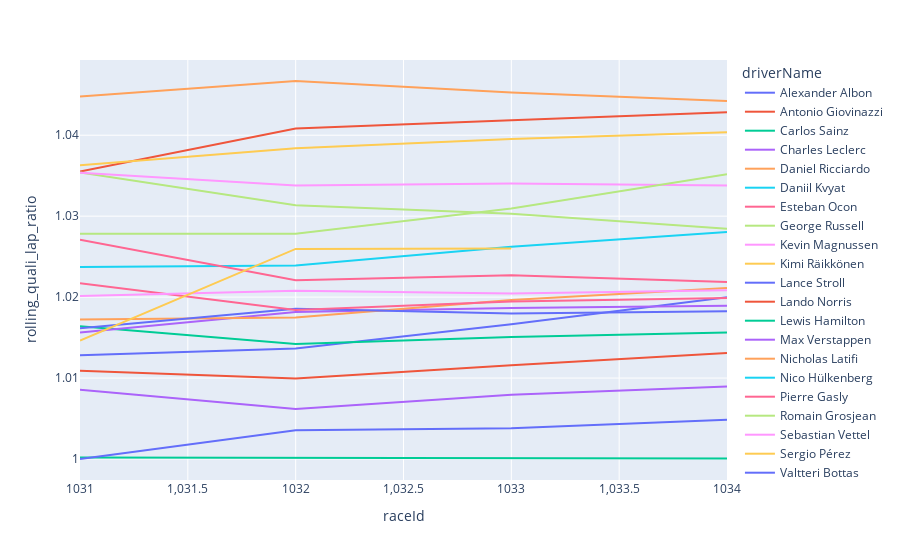

The notebook cell saved with this chart:
### Code cell
px.line(df_6,x='raceId',y='rolling_quali_lap_ratio',color='driverName')

### Figure 1 — Plotly figure (JSON) as saved in the notebook; plotly's stock layout.template omitted (floating-point values rounded to 4 significant figures)
{"data": [{"hovertemplate": "driverName=Alexander Albon<br>raceId=%{x}<br>rolling_quali_lap_ratio=%{y}<extra></extra>", "legendgroup": "Alexander Albon", "line": {"color": "#636efa", "dash": "solid"}, "mode": "lines", "name": "Alexander Albon", "orientation": "v", "showlegend": true, "type": "scatter", "x": [1031, 1032, 1033, 1034], "xaxis": "x", "y": [1.013, 1.014, 1.017, 1.02], "yaxis": "y"}, {"hovertemplate": "driverName=Antonio Giovinazzi<br>raceId=%{x}<br>rolling_quali_lap_ratio=%{y}<extra></extra>", "legendgroup": "Antonio Giovinazzi", "line": {"color": "#EF553B", "dash": "solid"}, "mode": "lines", "name": "Antonio Giovinazzi", "orientation": "v", "showlegend": true, "type": "scatter", "x": [1031, 1032, 1033, 1034], "xaxis": "x", "y": [1.036, 1.041, 1.042, 1.043], "yaxis": "y"}, {"hovertemplate": "driverName=Carlos Sainz<br>raceId=%{x}<br>rolling_quali_lap_ratio=%{y}<extra></extra>", "legendgroup": "Carlos Sainz", "line": {"color": "#00cc96", "dash": "solid"}, "mode": "lines", "name": "Carlos Sainz", "orientation": "v", "showlegend": true, "type": "scatter", "x": [1031, 1032, 1033, 1034], "xaxis": "x", "y": [1.016, 1.014, 1.015, 1.016], "yaxis": "y"}, {"hovertemplate": "driverName=Charles Leclerc<br>raceId=%{x}<br>rolling_quali_lap_ratio=%{y}<extra></extra>", "legendgroup": "Charles Leclerc", "line": {"color": "#ab63fa", "dash": "solid"}, "mode": "lines", "name": "Charles Leclerc", "orientation": "v", "showlegend": true, "type": "scatter", "x": [1031, 1032, 1033, 1034], "xaxis": "x", "y": [1.016, 1.018, 1.019, 1.019], "yaxis": "y"}, {"hovertemplate": "driverName=Daniel Ricciardo<br>raceId=%{x}<br>rolling_quali_lap_ratio=%{y}<extra></extra>", "legendgroup": "Daniel Ricciardo", "line": {"color": "#FFA15A", "dash": "solid"}, "mode": "lines", "name": "Daniel Ricciardo", "orientation": "v", "showlegend": true, "type": "scatter", "x": [1031, 1032, 1033, 1034], "xaxis": "x", "y": [1.017, 1.017, 1.02, 1.021], "yaxis": "y"}, {"hovertemplate": "driverName=Daniil Kvyat<br>raceId=%{x}<br>rolling_quali_lap_ratio=%{y}<extra></extra>", "legendgroup": "Daniil Kvyat", "line": {"color": "#19d3f3", "dash": "solid"}, "mode": "lines", "name": "Daniil Kvyat", "orientation": "v", "showlegend": true, "type": "scatter", "x": [1031, 1032, 1033, 1034], "xaxis": "x", "y": [1.024, 1.024, 1.026, 1.028], "yaxis": "y"}, {"hovertemplate": "driverName=Esteban Ocon<br>raceId=%{x}<br>rolling_quali_lap_ratio=%{y}<extra></extra>", "legendgroup": "Esteban Ocon", "line": {"color": "#FF6692", "dash": "solid"}, "mode": "lines", "name": "Esteban Ocon", "orientation": "v", "showlegend": true, "type": "scatter", "x": [1031, 1032, 1033, 1034], "xaxis": "x", "y": [1.027, 1.022, 1.023, 1.022], "yaxis": "y"}, {"hovertemplate": "driverName=George Russell<br>raceId=%{x}<br>rolling_quali_lap_ratio=%{y}<extra></extra>", "legendgroup": "George Russell", "line": {"color": "#B6E880", "dash": "solid"}, "mode": "lines", "name": "George Russell", "orientation": "v", "showlegend": true, "type": "scatter", "x": [1031, 1032, 1033, 1034], "xaxis": "x", "y": [1.035, 1.031, 1.03, 1.028], "yaxis": "y"}, {"hovertemplate": "driverName=Kevin Magnussen<br>raceId=%{x}<br>rolling_quali_lap_ratio=%{y}<extra></extra>", "legendgroup": "Kevin Magnussen", "line": {"color": "#FF97FF", "dash": "solid"}, "mode": "lines", "name": "Kevin Magnussen", "orientation": "v", "showlegend": true, "type": "scatter", "x": [1031, 1032, 1033, 1034], "xaxis": "x", "y": [1.035, 1.034, 1.034, 1.034], "yaxis": "y"}, {"hovertemplate": "driverName=Kimi Räikkönen<br>raceId=%{x}<br>rolling_quali_lap_ratio=%{y}<extra></extra>", "legendgroup": "Kimi Räikkönen", "line": {"color": "#FECB52", "dash": "solid"}, "mode": "lines", "name": "Kimi Räikkönen", "orientation": "v", "showlegend": true, "type": "scatter", "x": [1031, 1032, 1033, 1034], "xaxis": "x", "y": [1.036, 1.038, 1.04, 1.04], "yaxis": "y"}, {"hovertemplate": "driverName=Lance Stroll<br>raceId=%{x}<br>rolling_quali_lap_ratio=%{y}<extra></extra>", "legendgroup": "Lance Stroll", "line": {"color": "#636efa", "dash": "solid"}, "mode": "lines", "name": "Lance Stroll", "orientation": "v", "showlegend": true, "type": "scatter", "x": [1031, 1032, 1033, 1034], "xaxis": "x", "y": [1.016, 1.019, 1.018, 1.018], "yaxis": "y"}, {"hovertemplate": "driverName=Lando Norris<br>raceId=%{x}<br>rolling_quali_lap_ratio=%{y}<extra></extra>", "legendgroup": "Lando Norris", "line": {"color": "#EF553B", "dash": "solid"}, "mode": "lines", "name": "Lando Norris", "orientation": "v", "showlegend": true, "type": "scatter", "x": [1031, 1032, 1033, 1034], "xaxis": "x", "y": [1.011, 1.01, 1.012, 1.013], "yaxis": "y"}, {"hovertemplate": "driverName=Lewis Hamilton<br>raceId=%{x}<br>rolling_quali_lap_ratio=%{y}<extra></extra>", "legendgroup": "Lewis Hamilton", "line": {"color": "#00cc96", "dash": "solid"}, "mode": "lines", "name": "Lewis Hamilton", "orientation": "v", "showlegend": true, "type": "scatter", "x": [1031, 1032, 1033, 1034], "xaxis": "x", "y": [1.0, 1.0, 1.0, 1.0], "yaxis": "y"}, {"hovertemplate": "driverName=Max Verstappen<br>raceId=%{x}<br>rolling_quali_lap_ratio=%{y}<extra></extra>", "legendgroup": "Max Verstappen", "line": {"color": "#ab63fa", "dash": "solid"}, "mode": "lines", "name": "Max Verstappen", "orientation": "v", "showlegend": true, "type": "scatter", "x": [1031, 1032, 1033, 1034], "xaxis": "x", "y": [1.009, 1.006, 1.008, 1.009], "yaxis": "y"}, {"hovertemplate": "driverName=Nicholas Latifi<br>raceId=%{x}<br>rolling_quali_lap_ratio=%{y}<extra></extra>", "legendgroup": "Nicholas Latifi", "line": {"color": "#FFA15A", "dash": "solid"}, "mode": "lines", "name": "Nicholas Latifi", "orientation": "v", "showlegend": true, "type": "scatter", "x": [1031, 1032, 1033, 1034], "xaxis": "x", "y": [1.045, 1.047, 1.045, 1.044], "yaxis": "y"}, {"hovertemplate": "driverName=Nico Hülkenberg<br>raceId=%{x}<br>rolling_quali_lap_ratio=%{y}<extra></extra>", "legendgroup": "Nico Hülkenberg", "line": {"color": "#19d3f3", "dash": "solid"}, "mode": "lines", "name": "Nico Hülkenberg", "orientation": "v", "showlegend": true, "type": "scatter", "x": [1034], "xaxis": "x", "y": [1.024], "yaxis": "y"}, {"hovertemplate": "driverName=Pierre Gasly<br>raceId=%{x}<br>rolling_quali_lap_ratio=%{y}<extra></extra>", "legendgroup": "Pierre Gasly", "line": {"color": "#FF6692", "dash": "solid"}, "mode": "lines", "name": "Pierre Gasly", "orientation": "v", "showlegend": true, "type": "scatter", "x": [1031, 1032, 1033, 1034], "xaxis": "x", "y": [1.022, 1.018, 1.019, 1.02], "yaxis": "y"}, {"hovertemplate": "driverName=Romain Grosjean<br>raceId=%{x}<br>rolling_quali_lap_ratio=%{y}<extra></extra>", "legendgroup": "Romain Grosjean", "line": {"color": "#B6E880", "dash": "solid"}, "mode": "lines", "name": "Romain Grosjean", "orientation": "v", "showlegend": true, "type": "scatter", "x": [1031, 1032, 1033, 1034], "xaxis": "x", "y": [1.028, 1.028, 1.031, 1.035], "yaxis": "y"}, {"hovertemplate": "driverName=Sebastian Vettel<br>raceId=%{x}<br>rolling_quali_lap_ratio=%{y}<extra></extra>", "legendgroup": "Sebastian Vettel", "line": {"color": "#FF97FF", "dash": "solid"}, "mode": "lines", "name": "Sebastian Vettel", "orientation": "v", "showlegend": true, "type": "scatter", "x": [1031, 1032, 1033, 1034], "xaxis": "x", "y": [1.02, 1.021, 1.02, 1.021], "yaxis": "y"}, {"hovertemplate": "driverName=Sergio Pérez<br>raceId=%{x}<br>rolling_quali_lap_ratio=%{y}<extra></extra>", "legendgroup": "Sergio Pérez", "line": {"color": "#FECB52", "dash": "solid"}, "mode": "lines", "name": "Sergio Pérez", "orientation": "v", "showlegend": true, "type": "scatter", "x": [1031, 1032, 1033], "xaxis": "x", "y": [1.015, 1.026, 1.026], "yaxis": "y"}, {"hovertemplate": "driverName=Valtteri Bottas<br>raceId=%{x}<br>rolling_quali_lap_ratio=%{y}<extra></extra>", "legendgroup": "Valtteri Bottas", "line": {"color": "#636efa", "dash": "solid"}, "mode": "lines", "name": "Valtteri Bottas", "orientation": "v", "showlegend": true, "type": "scatter", "x": [1031, 1032, 1033, 1034], "xaxis": "x", "y": [1.0, 1.004, 1.004, 1.005], "yaxis": "y"}], "layout": {"legend": {"title": {"text": "driverName"}, "tracegroupgap": 0}, "margin": {"t": 60}, "xaxis": {"anchor": "y", "domain": [0, 1], "title": {"text": "raceId"}}, "yaxis": {"anchor": "x", "domain": [0, 1], "title": {"text": "rolling_quali_lap_ratio"}}}}
